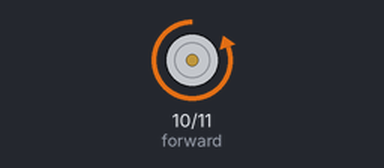
This sketch was run on a simulated Arduino Uno, built with avr-gcc and run on an emulated ATmega328P. Parts: motor-driver pin pairs drawn as motors (green arrow = first pin HIGH = forward, orange = second pin HIGH = backward, longer = more drive). What the sketch prints to the serial monitor is not drawn.

Above: at 3.5 s.
At 10.6 s:
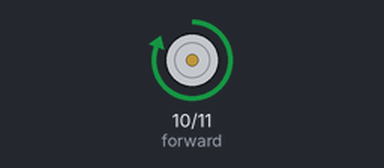
Timing chart, 0 to 18.5 s (numbered marks = the images above):
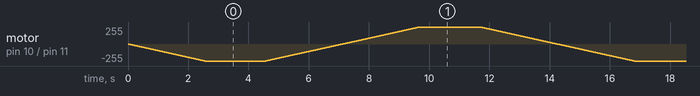

The sketch:

Remote.ino
```cpp
#include <IRremote.h>
#define FORWARD 2575714394 //0xFF18E7
#define LEFT 1320813602 //0xFF10EF
#define RIGHT 1587577092 //0xFF5AA5
#define BACKWARD 476746140 //0xFF4AB5
#define RPT 1253111734 //0xFFFFFFFF

int receiver = 6; // Signal Pin of IR receiver to Arduino Digital Pin 6
int forward = 10;
int backward = 11;

int start_forward = 0;
int start_backward = 0;
int stop_motor = 1;

/*-----( Declare objects )-----*/
IRrecv irrecv(receiver);     // create instance of 'irrecv'
decode_results results;      // create instance of 'decode_results'


/*-----( Function )-----*/
unsigned long translateIR() // takes action based on IR code received
{

  if((results.value == FORWARD || results.value == BACKWARD || results.value == LEFT || results.value == RIGHT || results.value == RPT))
  {
    Serial.println(results.value);
    return results.value;
  }
  else
  {
      return 0;
  }
  delay(500);
}


void setup() {
  // put your setup code here, to run once:
  pinMode(forward, OUTPUT);
  pinMode(backward, OUTPUT);
//  analogWrite(backward, 255);
//  analogWrite(forward, 255);
  Serial.begin(9600);
  Serial.println("IR Receiver Button Decode");
  irrecv.enableIRIn(); // Start the receiver
}

void loop() {
  // put your main code here, to run repeatedly:
  unsigned long tecla = 0;

//  if (stop_motor == 1)
//  {
//    start_forward = 0;
//    start_backward = 0;
//    analogWrite(forward, 0);
//    analogWrite(backward, 0);
//  }
//  else if(start_forward == 1)
//  {
//    stop_motor = 0;
//    start_backward = 0;
//    analogWrite(forward, 100);
//    analogWrite(backward, 0);
//  }
//  else if(start_backward == 1)
//  {
//    stop_motor = 0;
//    start_forward = 0;
//    analogWrite(forward, 0);
//    analogWrite(backward, 100);
//  }
//
//   if(irrecv.decode(&results))
//   {
//      tecla = translateIR();
//      irrecv.resume();
//
//   }
//
//  if(tecla == FORWARD)
//  {
//    start_backward = 0;
//    start_forward = 1;
//    stop_motor = 0;
//  }
//  else if(tecla == BACKWARD)
//  {
//    start_backward = 1;
//    start_forward = 0;
//    stop_motor = 0;
//  }

  analogWrite(forward, 0);
  for(int i = 0; i <= 255; i++)
  {
    analogWrite(backward, i);
    delay(10);
  }
  delay(2000);
  for(int i = 255; i >= 0; i--)
  {
    analogWrite(backward, i);
    delay(10);
  }
  analogWrite(backward, 0);
  for(int i = 0; i <= 255; i++)
  {
    analogWrite(forward, i);
    delay(10);
  }
  delay(2000);
  for(int i = 255; i >= 0; i--)
  {
    analogWrite(forward, i);
    delay(10);
  }


}
```
